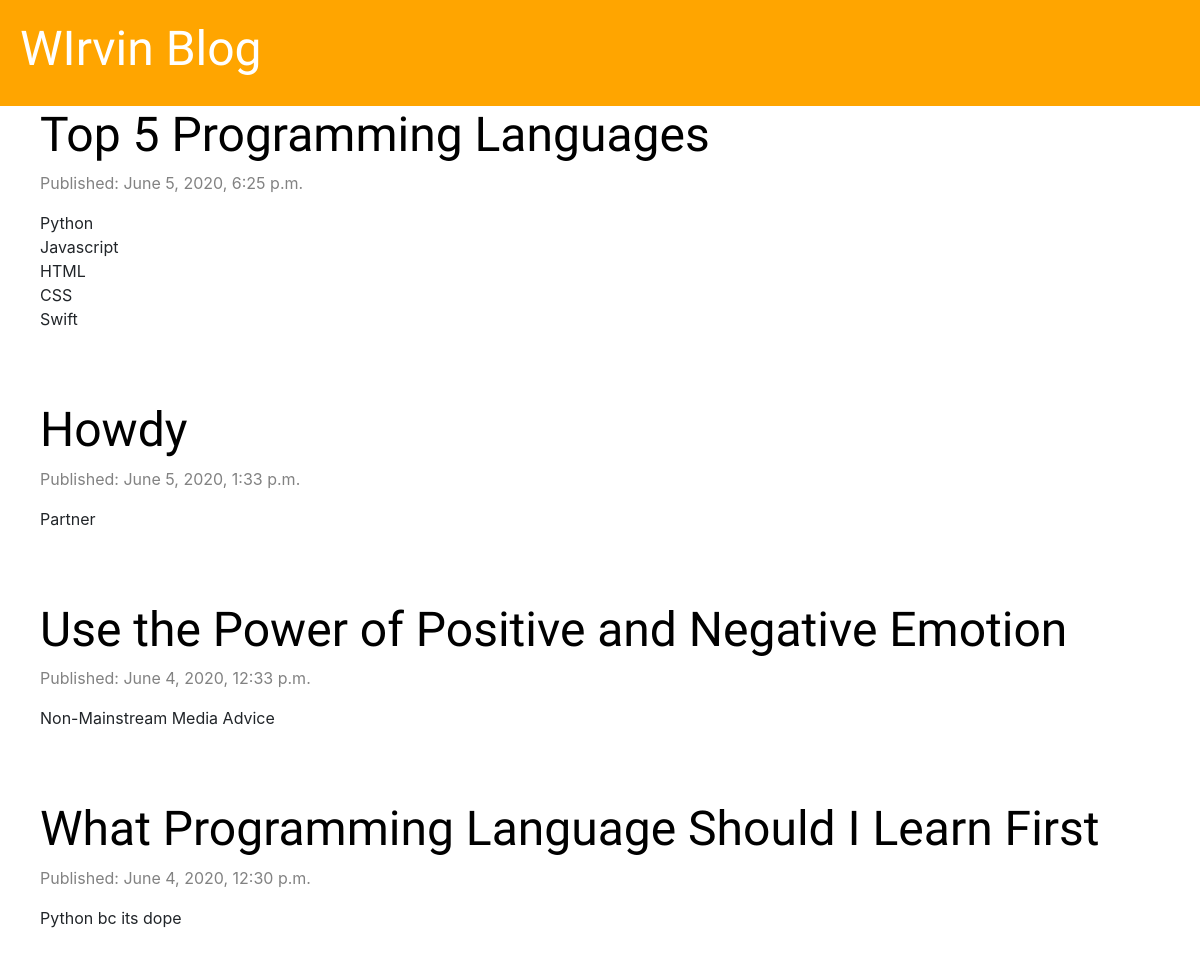
The page / on the database its author committed.
### blogpost/models.py (models this page shows, shortened)
class Post(models.Model):
    author = models.ForeignKey('auth.User', on_delete=models.CASCADE)
    title = models.CharField(max_length=200)
    text = models.TextField()
    created_date = models.DateTimeField(default=timezone.now)
    published_date = models.DateTimeField(blank=True, null=True)

### blogpost/views.py (the view)
# urls.py: path('', views.post_list, name='post_list'),
def post_list(request):
    posts = Post.objects.all().filter(published_date__lte=timezone.now()).order_by('-published_date')
    stuff_for_front_end = {'posts': posts}
    return render(request, 'blog/post_list.html', stuff_for_front_end)

### blogpost/templates/blog/post_list.html
{% extends 'blog/base.html' %}
{% block content %}
{% for post in posts %}
<div class="post">
    <h2><a href="{% url 'post_detail' pk=post.pk %}">{{ post.title }}</a></h2>
    <div class="date">
        <p>Published: {{ post.published_date }}</p>
    </div>
    <p>{{ post.text|linebreaksbr }}</p>
</div>
{% endfor %}
{% endblock %}

### blogpost/static/css/blog.css (style rules this page uses)
h1, h2, h3, h4 { font-family: 'Inconsolata', serif; font-size: 48px; }
.date { color: #828282; }
.post { margin-bottom: 70px; }
.post h1 a, .post h2 a { color: black; }

### rows shown on the page
Post: title "Top 5 Programming Languages", published_date "June 5, 2020, 6:25 p.m.", text "Python Javascript HTML CSS Swift"
Post: title "Howdy", published_date "June 5, 2020, 1:33 p.m.", text "Partner"
Post: title "Use the Power of Positive and Negative Emotion", published_date "June 4, 2020, 12:33 p.m.", text "Non-Mainstream Media Advice"
Post: title "What Programming Language Should I Learn First", published_date "June 4, 2020, 12:30 p.m.", text "Python bc its dope"
